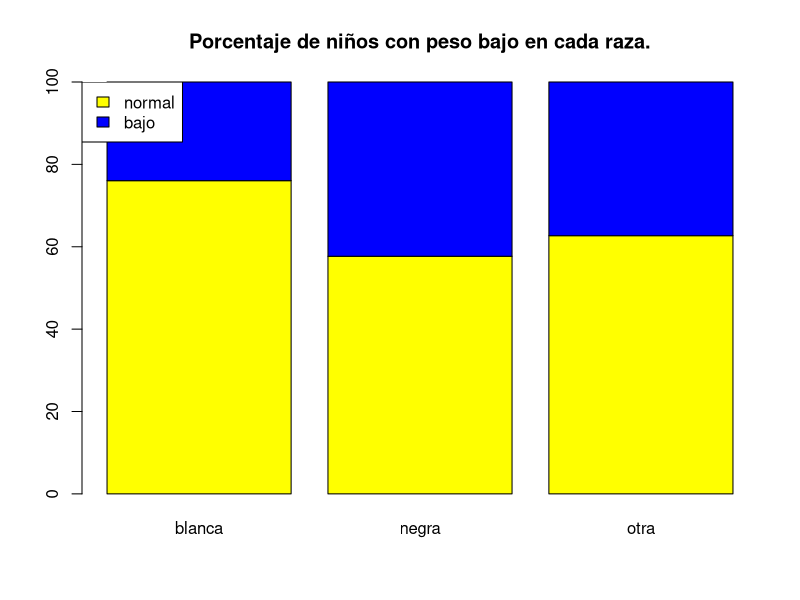
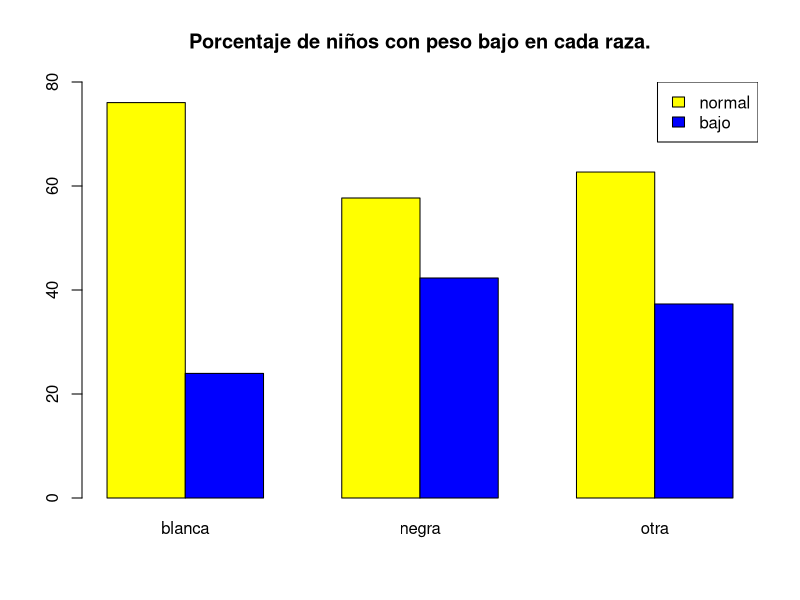
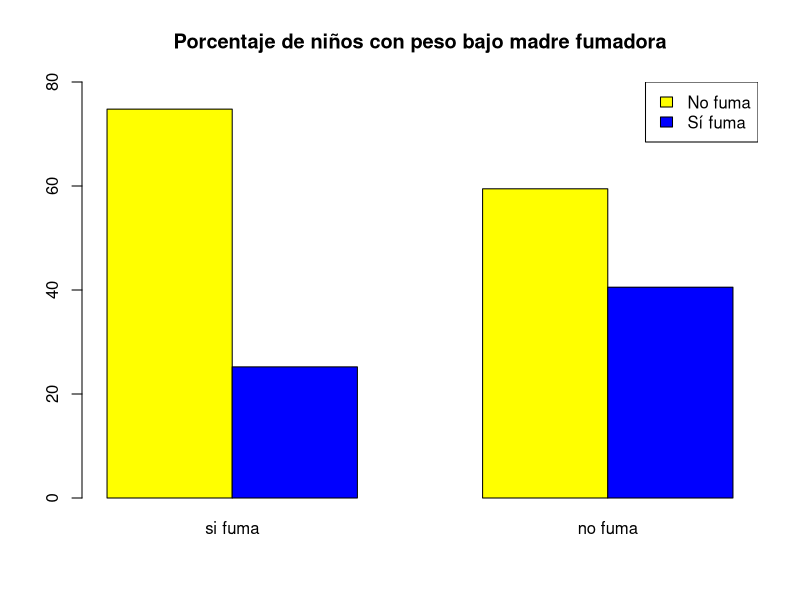
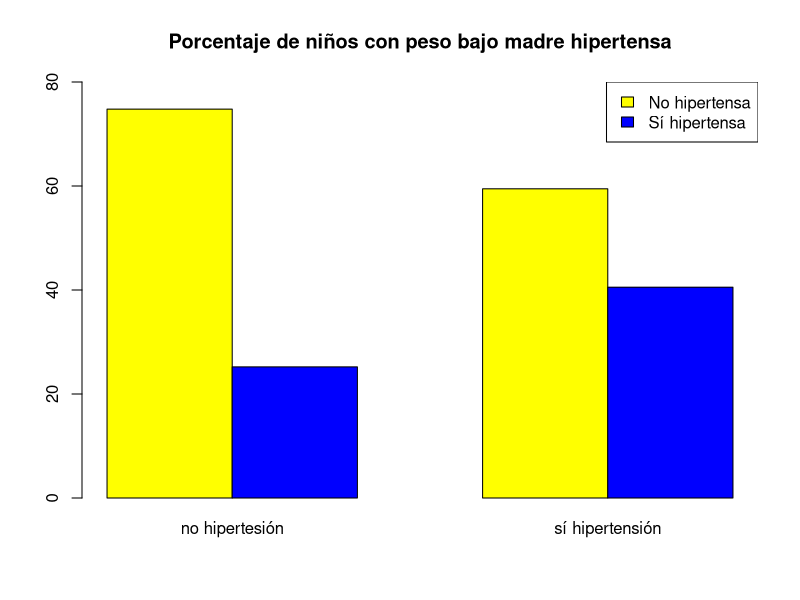
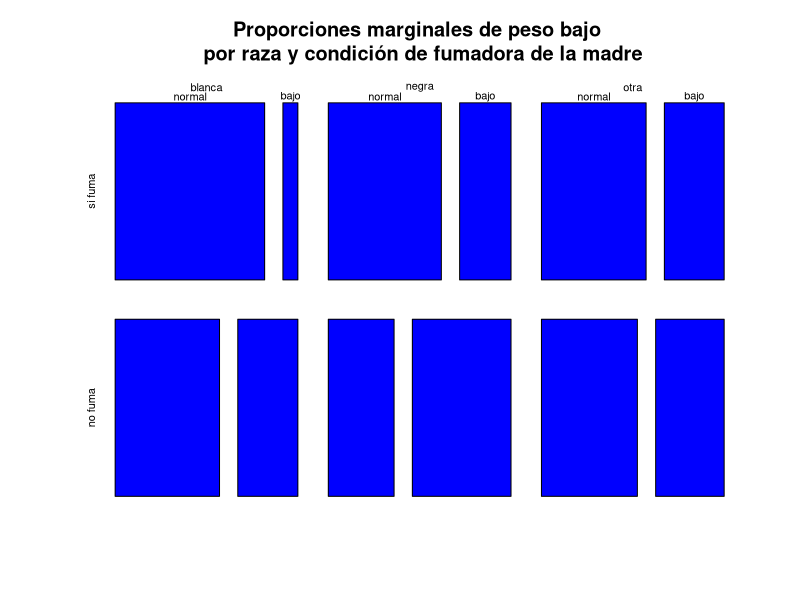
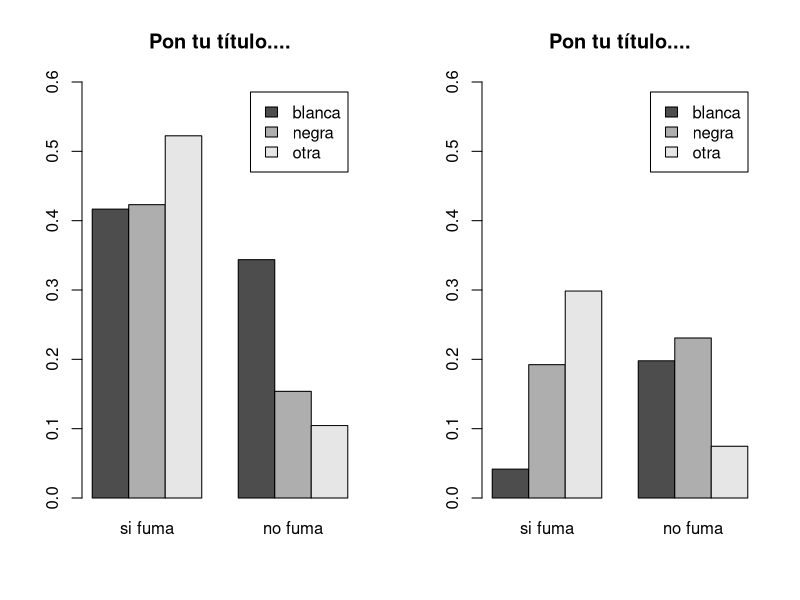
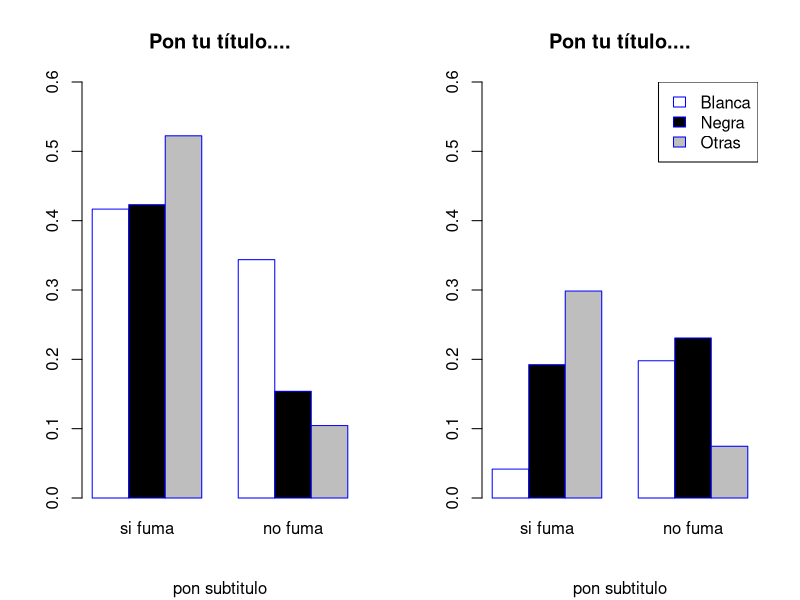

Here is the R script that generated these plots, in order:
## ---- chunk 1
knitr::opts_chunk$set(echo = TRUE)
## ---- chunk 2
#descomentar para instalar 
#install.packages("MASS")
library(MASS)
## ---- chunk 3
#help(birthwt)
## ---- chunk 4
str(birthwt)
## ---- chunk 5
birthwt$low=factor(birthwt$low,labels=c("normal","bajo"))
birthwt$race=factor(birthwt$race,labels=c("blanca","negra","otra"))
birthwt$smoke=factor(birthwt$smoke,labels=c("si fuma","no fuma"))
birthwt$ht=factor(birthwt$smoke,labels=c("no hipertesión","sí hipertensión"))
str(birthwt)
## ---- chunk 6
prop.table(table(birthwt$low,birthwt$race),margin = 2)
100*prop.table(table(birthwt$low,birthwt$race),margin =2)
## ---- chunk 7
barplot(100*prop.table(table(birthwt$low,birthwt$race)
                       ,margin =2),col=c("yellow","blue"),
        main=c("Porcentaje de niños con peso bajo en cada raza."))
legend("topleft",legend=c("normal","bajo"),fill=c("yellow","blue"))
## ---- chunk 8
barplot(100*prop.table(table(birthwt$low,birthwt$race),margin =2),
        col=c("yellow","blue"),beside=TRUE,
        main=c("Porcentaje de niños con peso bajo en cada raza."),ylim=c(0,80))
legend("topright",legend=c("normal","bajo"),
                         fill=c("yellow","blue"))
## ---- chunk 9
barplot(100*prop.table(table(birthwt$low,birthwt$smoke),margin =2),
        col=c("yellow","blue"),beside=TRUE,
        main=c("Porcentaje de niños con peso bajo madre fumadora"),
        ylim=c(0,80))

legend("topright",legend=c("No fuma","Sí fuma"),
       fill=c("yellow","blue"))
## ---- chunk 10
barplot(100*prop.table(table(birthwt$low,birthwt$ht),margin =2),
        col=c("yellow","blue"),beside=TRUE,
        main=c("Porcentaje de niños con peso bajo madre hipertensa"),ylim=c(0,80))

legend("topright",legend=c("No hipertensa","Sí hipertensa"),
       fill=c("yellow","blue"))
## ---- chunk 11
frecuencias_tabla_raza_fumar_peso=
  table(birthwt$race,birthwt$smoke,birthwt$low)
frecuencias_tabla_raza_fumar_peso
proporciones_marginales_raza_fumar=
  prop.table(frecuencias_tabla_raza_fumar_peso,margin = c(1,2))
proporciones_marginales_raza_fumar
## ---- chunk 12
plot(proporciones_marginales_raza_fumar,
     main="Proporciones marginales de peso bajo \n por raza y condición de fumadora de la madre",
     col="blue")
## ---- chunk 13
ftable(proporciones_marginales_raza_fumar)
## ---- chunk 14
par(mfrow=c(1,2))
barplot(prop.table(frecuencias_tabla_raza_fumar_peso, margin=1)[,,1],
        beside=TRUE, legend.text=TRUE, ylim=c(0,0.6),main="Pon tu título....")
barplot(prop.table(frecuencias_tabla_raza_fumar_peso, margin=1)[,,2],
        beside=TRUE, legend.text=TRUE, ylim=c(0,0.6),main="Pon tu título....")
par(mfrow=c(1,1))
## ---- chunk 15
par(mfrow=c(1,2))
barplot(prop.table(frecuencias_tabla_raza_fumar_peso, margin=1)[,,1],
        beside=TRUE,
        ylim=c(0,0.6),
        main="Pon tu título....",
        sub="pon subtitulo",
        col=c("white","black","grey"),
        border="blue")
barplot(prop.table(frecuencias_tabla_raza_fumar_peso, margin=1)[,,2],
        beside=TRUE,
        ylim=c(0,0.6),
        main="Pon tu título....",
        sub="pon subtitulo",
        col=c("white","black","grey"),
        border="blue")
legend("topright",
       legend=c("Blanca","Negra","Otras"),
       border="blue",
      fill=c("white","black","grey"))
par(mfrow=c(1,1))
